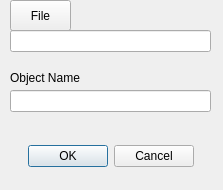
<?xml version="1.0" encoding="UTF-8"?>
<ui version="4.0">
 <class>ResourceAddDialog</class>
 <widget class="QDialog" name="ResourceAddDialog">
  <property name="geometry">
   <rect>
    <x>0</x>
    <y>0</y>
    <width>223</width>
    <height>190</height>
   </rect>
  </property>
  <property name="windowTitle">
   <string>Add Resource</string>
  </property>
  <property name="modal">
   <bool>true</bool>
  </property>
  <widget class="QDialogButtonBox" name="mButtonBox">
   <property name="geometry">
    <rect>
     <x>0</x>
     <y>140</y>
     <width>221</width>
     <height>32</height>
    </rect>
   </property>
   <property name="orientation">
    <enum>Qt::Horizontal</enum>
   </property>
   <property name="standardButtons">
    <set>QDialogButtonBox::Cancel|QDialogButtonBox::Ok</set>
   </property>
   <property name="centerButtons">
    <bool>true</bool>
   </property>
  </widget>
  <widget class="QLabel" name="mLabelObjectName">
   <property name="geometry">
    <rect>
     <x>10</x>
     <y>70</y>
     <width>81</width>
     <height>16</height>
    </rect>
   </property>
   <property name="text">
    <string>Object Name</string>
   </property>
  </widget>
  <widget class="QLineEdit" name="mObjectName">
   <property name="geometry">
    <rect>
     <x>10</x>
     <y>90</y>
     <width>201</width>
     <height>22</height>
    </rect>
   </property>
  </widget>
  <widget class="QPushButton" name="mButtonFile">
   <property name="geometry">
    <rect>
     <x>10</x>
     <y>0</y>
     <width>61</width>
     <height>31</height>
    </rect>
   </property>
   <property name="text">
    <string>File</string>
   </property>
  </widget>
  <widget class="QLineEdit" name="mFile">
   <property name="enabled">
    <bool>true</bool>
   </property>
   <property name="geometry">
    <rect>
     <x>10</x>
     <y>30</y>
     <width>201</width>
     <height>22</height>
    </rect>
   </property>
   <property name="readOnly">
    <bool>true</bool>
   </property>
  </widget>
 </widget>
 <resources/>
 <connections>
  <connection>
   <sender>mButtonBox</sender>
   <signal>accepted()</signal>
   <receiver>ResourceAddDialog</receiver>
   <slot>accept()</slot>
   <hints>
    <hint type="sourcelabel">
     <x>248</x>
     <y>254</y>
    </hint>
    <hint type="destinationlabel">
     <x>157</x>
     <y>274</y>
    </hint>
   </hints>
  </connection>
  <connection>
   <sender>mButtonBox</sender>
   <signal>rejected()</signal>
   <receiver>ResourceAddDialog</receiver>
   <slot>reject()</slot>
   <hints>
    <hint type="sourcelabel">
     <x>316</x>
     <y>260</y>
    </hint>
    <hint type="destinationlabel">
     <x>286</x>
     <y>274</y>
    </hint>
   </hints>
  </connection>
 </connections>
</ui>
